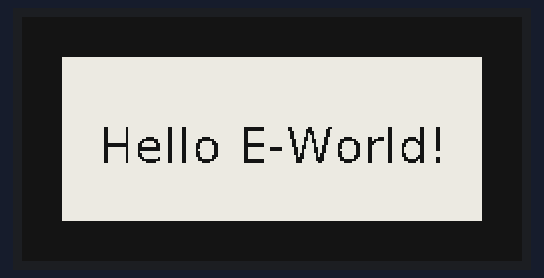
The program below on a simulated Raspberry Pi (BCM pin numbers). Shown: 250×122 one-colour display. At 3.0 s the program stops and its outputs stay as they are.

Above: at 3.1 s.

The program:

epd_pillow_demo.py
```python
"""
ePaper Display Shapes and Text demo using the Pillow Library.

Written by Melissa LeBlanc-Williams for Adafruit Industries
"""

import digitalio
import busio
import board
from PIL import Image, ImageDraw, ImageFont
from adafruit_epd.il0373 import Adafruit_IL0373
from adafruit_epd.il91874 import Adafruit_IL91874  # pylint: disable=unused-import
from adafruit_epd.il0398 import Adafruit_IL0398  # pylint: disable=unused-import
from adafruit_epd.ssd1608 import Adafruit_SSD1608  # pylint: disable=unused-import
from adafruit_epd.ssd1675 import Adafruit_SSD1675  # pylint: disable=unused-import

# First define some color constants
WHITE = (0xFF, 0xFF, 0xFF)
BLACK = (0x00, 0x00, 0x00)
RED = (0xFF, 0x00, 0x00)

# Next define some constants to allow easy resizing of shapes and colors
BORDER = 20
FONTSIZE = 24
BACKGROUND_COLOR = BLACK
FOREGROUND_COLOR = WHITE
TEXT_COLOR = RED

# create the spi device and pins we will need
spi = busio.SPI(board.SCK, MOSI=board.MOSI, MISO=board.MISO)
ecs = digitalio.DigitalInOut(board.CE0)
dc = digitalio.DigitalInOut(board.D22)
srcs = None
rst = digitalio.DigitalInOut(board.D27)
busy = digitalio.DigitalInOut(board.D17)

# give them all to our driver
# display = Adafruit_SSD1608(200, 200,        # 1.54" HD mono display
display = Adafruit_SSD1675(122, 250,        # 2.13" HD mono display
# display = Adafruit_IL91874(176, 264,        # 2.7" Tri-color display
# display = Adafruit_IL0373(152, 152,         # 1.54" Tri-color display
# display = Adafruit_IL0373(128, 296,         # 2.9" Tri-color display
# display = Adafruit_IL0398(400, 300,         # 4.2" Tri-color display
# display = Adafruit_IL0373(104, 212,         # 2.13" Tri-color display
    spi,
    cs_pin=ecs,
    dc_pin=dc,
    sramcs_pin=srcs,
    rst_pin=rst,
    busy_pin=busy)

# IF YOU HAVE A FLEXIBLE DISPLAY (2.13" or 2.9") uncomment these lines!
# display.set_black_buffer(1, False)
# display.set_color_buffer(1, False)

display.rotation = 1

image = Image.new("RGB", (display.width, display.height))

# Get drawing object to draw on image.
draw = ImageDraw.Draw(image)

# Draw a filled box as the background
draw.rectangle((0, 0, display.width, display.height), fill=BACKGROUND_COLOR)

# Draw a smaller inner foreground rectangle
draw.rectangle(
    (BORDER, BORDER, display.width - BORDER - 1, display.height - BORDER - 1),
    fill=FOREGROUND_COLOR,
)

# Load a TTF Font
font = ImageFont.truetype("/usr/share/fonts/truetype/dejavu/DejaVuSans.ttf", FONTSIZE)

# Draw Some Text
text = "Hello E-World!"
(font_width, font_height) = font.getsize(text)
draw.text(
    (display.width // 2 - font_width // 2, display.height // 2 - font_height // 2),
    text,
    font=font,
    fill=TEXT_COLOR,
)

# Display image.
display.image(image)
display.display()
```
